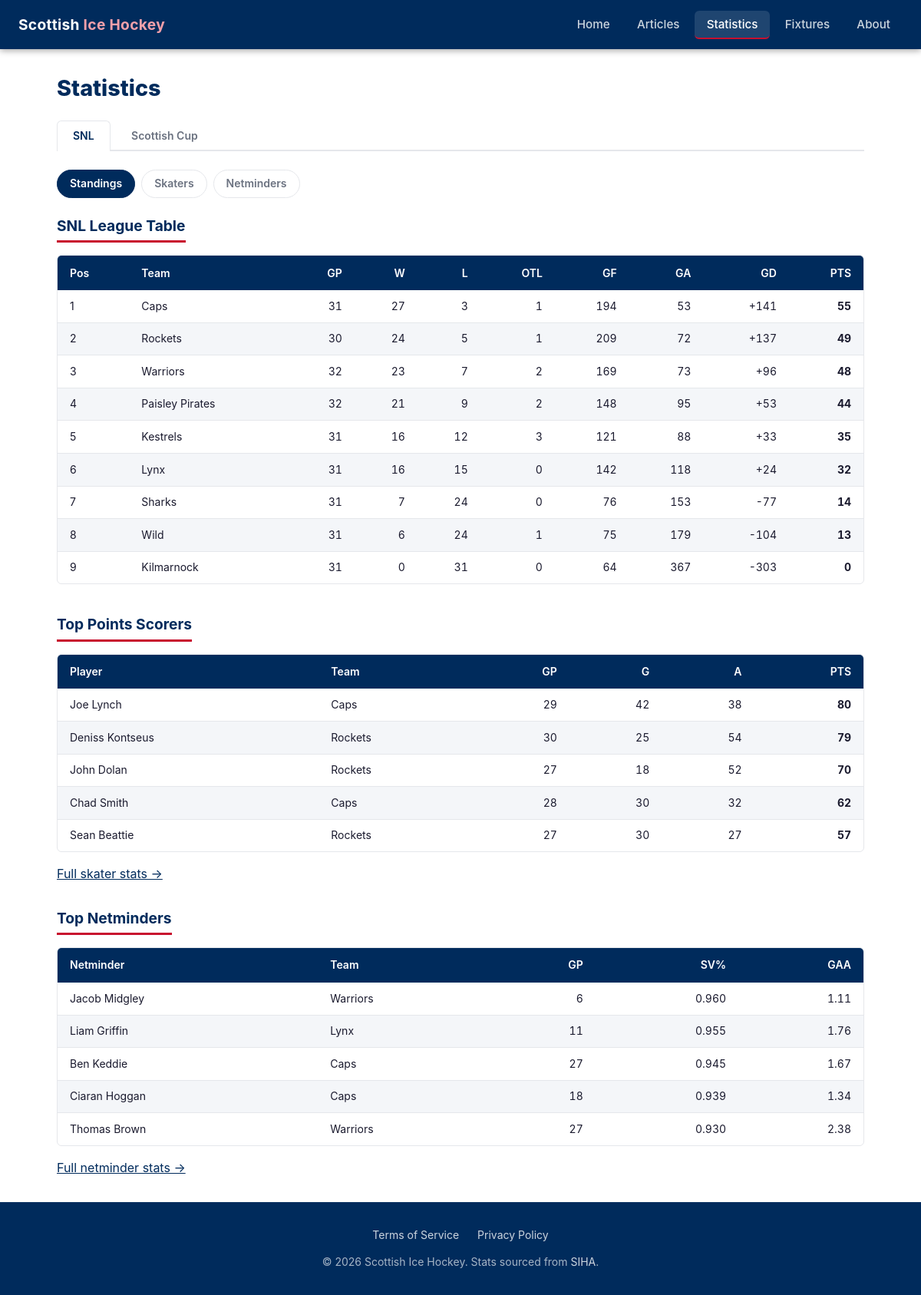
Page /statistics/ on the committed database.
### tables this page shows
CREATE TABLE team_season_stats (
            id             INTEGER PRIMARY KEY,
            competition_id INTEGER NOT NULL REFERENCES competitions(id),
            team_id        INTEGER NOT NULL REFERENCES teams(id),
            pos            INTEGER,
            gp             INTEGER,
            wins           INTEGER,
            losses         INTEGER,
            otl            INTEGER,
            gf             INTEGER,
            ga             INTEGER,
            goal_diff      INTEGER,
            pts            INTEGER,
            ppo            INTEGER,
            ppg            INTEGER,
            pp_pct         REAL,
            ppga           INTEGER,
            ppoa           INTEGER,
            pk_pct         REAL,
            shg            INTEGER,
            shga           INTEGER,
            scraped_at     TEXT    NOT NULL,
            UNIQUE (competition_id, team_id)
        );

CREATE TABLE teams (
            id   INTEGER PRIMARY KEY,
            slug TEXT    NOT NULL UNIQUE,
            name TEXT    NOT NULL
        );

CREATE TABLE season_skater_stats (
            id             INTEGER PRIMARY KEY,
            competition_id INTEGER NOT NULL REFERENCES competitions(id),
            player_id      INTEGER NOT NULL REFERENCES players(id),
            team_id        INTEGER NOT NULL REFERENCES teams(id),
            position       TEXT,
            gp             INTEGER,
            goals          INTEGER,
            assists        INTEGER,
            total_points   INTEGER,
            pim            INTEGER,
            scraped_at     TEXT    NOT NULL,
            UNIQUE (competition_id, player_id)
        );

CREATE TABLE players (
            id   INTEGER PRIMARY KEY,
            slug TEXT    NOT NULL UNIQUE,
            name TEXT    NOT NULL
        );

CREATE TABLE season_netminder_stats (
            id             INTEGER PRIMARY KEY,
            competition_id INTEGER NOT NULL REFERENCES competitions(id),
            player_id      INTEGER NOT NULL REFERENCES players(id),
            team_id        INTEGER NOT NULL REFERENCES teams(id),
            gp             INTEGER,
            shots_against  INTEGER,
            saves          INTEGER,
            goals_against  INTEGER,
            save_pct       REAL,
            gaa            REAL,
            toi            TEXT,
            scraped_at     TEXT    NOT NULL,
            UNIQUE (competition_id, player_id)
        );

### web/app.py (the view)
@app.route("/statistics/")
def statistics():
    comp = request.args.get("comp", "SNL")
    if comp not in COMPETITIONS:
        comp = "SNL"
    standings = db_queries.get_standings(comp) if comp == "SNL" else []
    top_skaters = db_queries.get_skater_stats(comp)[:5]
    top_netminders = db_queries.get_netminder_stats(comp)[:5]
    return render_template(
        "stats.html",
        comp=comp,
        competitions=COMPETITIONS,
        standings=standings,
        top_skaters=top_skaters,
        top_netminders=top_netminders,
    )

### web/app.py (called while the page is built)
@app.context_processor
def inject_globals():
    return {"current_year": date.today().year}

### web/db_queries.py (called while the page is built)
def get_connection():
    conn = sqlite3.connect(DB_PATH)
    conn.row_factory = sqlite3.Row
    conn.execute("PRAGMA journal_mode=WAL")
    conn.execute("PRAGMA foreign_keys=ON")
    return conn

def get_standings(comp_name="SNL"):
    conn = get_connection()
    try:
        rows = conn.execute(
            """
            SELECT t.name, t.slug,
                   s.pos, s.gp, s.wins, s.losses, s.otl,
                   s.gf, s.ga, s.goal_diff, s.pts
            FROM team_season_stats s
            JOIN teams t ON t.id = s.team_id
            JOIN competitions c ON c.id = s.competition_id
            WHERE c.name = ?
            ORDER BY s.pos
            """,
            (comp_name,),
        ).fetchall()
        return [dict(r) for r in rows]
    finally:
        conn.close()

def get_skater_stats(comp_name="SNL"):
    conn = get_connection()
    try:
        rows = conn.execute(
            """
            SELECT p.name AS player_name, t.name AS team_name,
                   s.position, s.gp, s.goals, s.assists, s.total_points, s.pim
            FROM season_skater_stats s
            JOIN players p ON p.id = s.player_id
            JOIN teams t ON t.id = s.team_id
            JOIN competitions c ON c.id = s.competition_id
            WHERE c.name = ?
            ORDER BY s.total_points DESC, s.goals DESC, s.assists DESC
            """,
            (comp_name,),
        ).fetchall()
        return [dict(r) for r in rows]
    finally:
        conn.close()

def get_netminder_stats(comp_name="SNL"):
    conn = get_connection()
    try:
        rows = conn.execute(
            """
            SELECT p.name AS player_name, t.name AS team_name,
                   s.gp, s.shots_against, s.saves, s.goals_against,
                   s.save_pct, s.gaa, s.toi
            FROM season_netminder_stats s
            JOIN players p ON p.id = s.player_id
            JOIN teams t ON t.id = s.team_id
            JOIN competitions c ON c.id = s.competition_id
            WHERE c.name = ?
            ORDER BY s.save_pct DESC
            """,
            (comp_name,),
        ).fetchall()
        return [dict(r) for r in rows]
    finally:
        conn.close()

### web/templates/stats.html (shortened to what this page needs)
{% extends "base.html" %}
{% block content %}
<h1 class="page-title">Statistics</h1>
<div class="comp-tabs">
  {% for c in competitions %}
    <a href="{{ url_for('statistics', comp=c) }}"
       class="comp-tab {{ 'active' if c == comp else '' }}">{{ c }}</a>
  {% endfor %}
</div>
<div class="stats-nav">
  <a href="{{ url_for('statistics', comp=comp) }}"
     class="stats-nav-link active">Standings</a>
  <a href="{{ url_for('stats_skaters', comp=comp) }}"
     class="stats-nav-link">Skaters</a>
  <a href="{{ url_for('stats_netminders', comp=comp) }}"
     class="stats-nav-link">Netminders</a>
</div>
{% if comp == "SNL" and standings %}
  <h2 class="section-title">SNL League Table</h2>
  <div class="table-wrapper">
    <table>
      <thead>
        <tr>
          <th>Pos</th>
          <th>Team</th>
          <th class="num">GP</th>
          <th class="num">W</th>
          <th class="num">L</th>
          <th class="num">OTL</th>
          <th class="num">GF</th>
          <th class="num">GA</th>
          <th class="num">GD</th>
          <th class="num">PTS</th>
        </tr>
      </thead>
      <tbody>
        {% for t in standings %}
          <tr>
            <td>{{ t.pos }}</td>
            <td>{{ t.name }}</td>
            <td class="num">{{ t.gp }}</td>
            <td class="num">{{ t.wins }}</td>
            <td class="num">{{ t.losses }}</td>
            <td class="num">{{ t.otl if t.otl is not none else '–' }}</td>
            <td class="num">{{ t.gf }}</td>
            <td class="num">{{ t.ga }}</td>
            <td class="num">{{ '+' ~ t.goal_diff if t.goal_diff > 0 else t.goal_diff }}</td>
            <td class="num"><strong>{{ t.pts }}</strong></td>
          </tr>
        {% endfor %}
      </tbody>
    </table>
  </div>
{% elif comp != "SNL" %}
  <p class="no-data">No standings available for the {{ comp }}. See skater and netminder stats below.</p>
{% else %}
  <p class="no-data">No standings data available.</p>
{% endif %}
{% if top_skaters %}
  <h2 class="section-title mt-2">Top Points Scorers</h2>
  <div class="table-wrapper">
    <table>
      <thead>
        <tr>
          <th>Player</th>
          <th>Team</th>
          <th class="num">GP</th>
          <th class="num">G</th>
          <th class="num">A</th>
          <th class="num">PTS</th>
        </tr>
      </thead>
      <tbody>
        {% for s in top_skaters %}
          <tr>
            <td>{{ s.player_name }}</td>
            <td>{{ s.team_name }}</td>
            <td class="num">{{ s.gp }}</td>
            <td class="num">{{ s.goals }}</td>
            <td class="num">{{ s.assists }}</td>
            <td class="num"><strong>{{ s.total_points }}</strong></td>
          </tr>
        {% endfor %}
      </tbody>
    </table>
  </div>
  <p class="mt-1"><a href="{{ url_for('stats_skaters', comp=comp) }}">Full skater stats →</a></p>
{% endif %}
{% if top_netminders %}
  <h2 class="section-title mt-2">Top Netminders</h2>
  <div class="table-wrapper">
    <table>
      <thead>
        <tr>
          <th>Netminder</th>
          <th>Team</th>
          <th class="num">GP</th>
          <th class="num">SV%</th>
          <th class="num">GAA</th>
        </tr>
      </thead>
      <tbody>
        {% for n in top_netminders %}
          <tr>
            <td>{{ n.player_name }}</td>
            <td>{{ n.team_name }}</td>
            <td class="num">{{ n.gp }}</td>
            <td class="num">{{ '%.3f'|format(n.save_pct) if n.save_pct is not none else '–' }}</td>
            <td class="num">{{ '%.2f'|format(n.gaa) if n.gaa is not none else '–' }}</td>
          </tr>
        {% endfor %}
      </tbody>
    </table>
  </div>
  <p class="mt-1"><a href="{{ url_for('stats_netminders', comp=comp) }}">Full netminder stats →</a></p>
{% endif %}
{% endblock %}

### web/static/css/style.css (style rules this page uses)
:root { --primary: #002B5C; --accent: #C8102E; --bg: #ffffff; --bg-subtle: #f4f6f9; --text: #1a1a2e; --text-muted: #6b7280; --border: #e5e7eb; --nav-height: 64px; --radius: 6px; }
*, *::before, *::after { box-sizing: border-box; margin: 0; padding: 0; }
body { font-family: -apple-system, BlinkMacSystemFont, 'Segoe UI', Roboto, sans-serif; color: var(--text); background: var(--bg); line-height: 1.6; min-height: 100vh; display: flex; flex-direction: column; }
a { color: var(--primary); }
h1, h2, h3 { line-height: 1.3; }
.page-title { font-size: 1.8rem; font-weight: 800; color: var(--primary); margin-bottom: 1.5rem; }
.section-title { font-size: 1.2rem; font-weight: 700; color: var(--primary); margin-bottom: 1rem; padding-bottom: 0.4rem; border-bottom: 3px solid var(--accent); display: inline-block; }
.mt-1 { margin-top: 1rem; }
.mt-2 { margin-top: 2rem; }
.table-wrapper { overflow-x: auto; border-radius: var(--radius); border: 1px solid var(--border); margin-bottom: 0.5rem; }
table { width: 100%; border-collapse: collapse; font-size: 0.875rem; }
thead th { background: var(--primary); color: #fff; padding: 0.7rem 1rem; text-align: left; font-weight: 600; white-space: nowrap; }
thead th.num { text-align: right; }
tbody tr:nth-child(even) { background: var(--bg-subtle); }
tbody td { padding: 0.6rem 1rem; border-bottom: 1px solid var(--border); white-space: nowrap; }
tbody td.num { text-align: right; font-variant-numeric: tabular-nums; }
tbody tr:last-child td { border-bottom: none; }
.comp-tabs { display: flex; gap: 0.4rem; border-bottom: 2px solid var(--border); margin-bottom: 1.5rem; }
.comp-tab { padding: 0.5rem 1.25rem; border-radius: var(--radius) var(--radius) 0 0; text-decoration: none; font-weight: 600; font-size: 0.875rem; color: var(--text-muted); border: 1px solid transparent; border-bottom: none; margin-bottom: -2px; transition: color 0.15s; }
.comp-tab.active { background: var(--bg); color: var(--primary); border-color: var(--border); border-bottom-color: var(--bg); }
.stats-nav { display: flex; gap: 0.5rem; margin-bottom: 1.5rem; }
.stats-nav-link { padding: 0.4rem 1rem; border-radius: 20px; text-decoration: none; font-size: 0.875rem; font-weight: 600; color: var(--text-muted); border: 1px solid var(--border); transition: all 0.15s; }
.stats-nav-link.active { background: var(--primary); color: #fff; border-color: var(--primary); }

### rows in the picture
team_season_stats: pos "1", name "Caps", gp "31", wins "27", losses "3", otl "1", gf "194", ga "53", goal_diff "+141", pts "55"
team_season_stats: pos "2", name "Rockets", gp "30", wins "24", losses "5", otl "1", gf "209", ga "72", goal_diff "+137", pts "49"
team_season_stats: pos "3", name "Warriors", gp "32", wins "23", losses "7", otl "2", gf "169", ga "73", goal_diff "+96", pts "48"
team_season_stats: pos "4", name "Paisley Pirates", gp "32", wins "21", losses "9", otl "2", gf "148", ga "95", goal_diff "+53", pts "44"
team_season_stats: pos "5", name "Kestrels", gp "31", wins "16", losses "12", otl "3", gf "121", ga "88", goal_diff "+33", pts "35"
team_season_stats: pos "6", name "Lynx", gp "31", wins "16", losses "15", otl "0", gf "142", ga "118", goal_diff "+24", pts "32"
team_season_stats: pos "7", name "Sharks", gp "31", wins "7", losses "24", otl "0", gf "76", ga "153", goal_diff "-77", pts "14"
team_season_stats: pos "8", name "Wild", gp "31", wins "6", losses "24", otl "1", gf "75", ga "179", goal_diff "-104", pts "13"
team_season_stats: pos "9", name "Kilmarnock", gp "31", wins "0", losses "31", otl "0", gf "64", ga "367", goal_diff "-303", pts "0"
season_skater_stats: player_name "Joe Lynch", team_name "Caps", gp "29", goals "42", assists "38", total_points "80"
season_skater_stats: player_name "Deniss Kontseus", team_name "Rockets", gp "30", goals "25", assists "54", total_points "79"
season_skater_stats: player_name "John Dolan", team_name "Rockets", gp "27", goals "18", assists "52", total_points "70"
season_skater_stats: player_name "Chad Smith", team_name "Caps", gp "28", goals "30", assists "32", total_points "62"
season_skater_stats: player_name "Sean Beattie", team_name "Rockets", gp "27", goals "30", assists "27", total_points "57"
season_netminder_stats: player_name "Jacob Midgley", team_name "Warriors", gp "6", save_pct "0.960", gaa "1.11"
season_netminder_stats: player_name "Liam Griffin", team_name "Lynx", gp "11", save_pct "0.955", gaa "1.76"
season_netminder_stats: player_name "Ben Keddie", team_name "Caps", gp "27", save_pct "0.945", gaa "1.67"
season_netminder_stats: player_name "Ciaran Hoggan", team_name "Caps", gp "18", save_pct "0.939", gaa "1.34"
season_netminder_stats: player_name "Thomas Brown", team_name "Warriors", gp "27", save_pct "0.930", gaa "2.38"

### other values in the picture
{{ c }} "SNL" "Scottish Cup"
